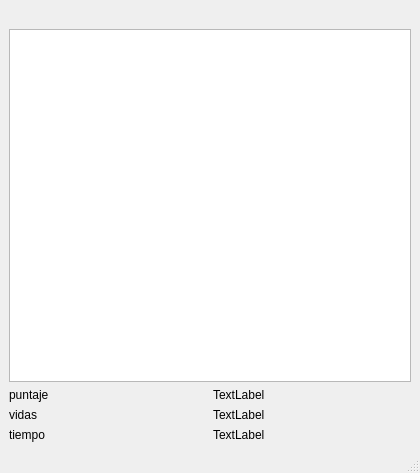
<?xml version="1.0" encoding="UTF-8"?>
<ui version="4.0">
 <class>MainWindow</class>
 <widget class="QMainWindow" name="MainWindow">
  <property name="geometry">
   <rect>
    <x>0</x>
    <y>0</y>
    <width>420</width>
    <height>473</height>
   </rect>
  </property>
  <property name="windowTitle">
   <string>MainWindow</string>
  </property>
  <widget class="QWidget" name="centralwidget">
   <layout class="QGridLayout" name="gridLayout">
    <item row="0" column="0">
     <layout class="QVBoxLayout" name="verticalLayout">
      <item>
       <widget class="QLabel" name="label">
        <property name="text">
         <string>&lt;html&gt;&lt;head/&gt;&lt;body&gt;&lt;p&gt;&lt;img src=&quot;:/images/image20.png&quot;/&gt;&lt;/p&gt;&lt;/body&gt;&lt;/html&gt;</string>
        </property>
       </widget>
      </item>
      <item>
       <widget class="QGraphicsView" name="graphicsView">
        <property name="maximumSize">
         <size>
          <width>16777215</width>
          <height>16777215</height>
         </size>
        </property>
       </widget>
      </item>
     </layout>
    </item>
    <item row="1" column="0">
     <layout class="QVBoxLayout" name="verticalLayout_2">
      <item>
       <layout class="QHBoxLayout" name="horizontalLayout">
        <item>
         <widget class="QLabel" name="label_2">
          <property name="text">
           <string>puntaje</string>
          </property>
         </widget>
        </item>
        <item>
         <widget class="QLabel" name="label_3">
          <property name="text">
           <string>TextLabel</string>
          </property>
         </widget>
        </item>
       </layout>
      </item>
      <item>
       <layout class="QHBoxLayout" name="horizontalLayout_2">
        <item>
         <widget class="QLabel" name="label_4">
          <property name="text">
           <string>vidas</string>
          </property>
         </widget>
        </item>
        <item>
         <widget class="QLabel" name="label_5">
          <property name="text">
           <string>TextLabel</string>
          </property>
         </widget>
        </item>
       </layout>
      </item>
      <item>
       <layout class="QHBoxLayout" name="horizontalLayout_3">
        <item>
         <widget class="QLabel" name="label_6">
          <property name="text">
           <string>tiempo</string>
          </property>
         </widget>
        </item>
        <item>
         <widget class="QLabel" name="label_7">
          <property name="text">
           <string>TextLabel</string>
          </property>
         </widget>
        </item>
       </layout>
      </item>
     </layout>
    </item>
   </layout>
  </widget>
  <widget class="QMenuBar" name="menubar">
   <property name="geometry">
    <rect>
     <x>0</x>
     <y>0</y>
     <width>420</width>
     <height>21</height>
    </rect>
   </property>
  </widget>
  <widget class="QStatusBar" name="statusbar"/>
 </widget>
 <resources/>
 <connections/>
</ui>
